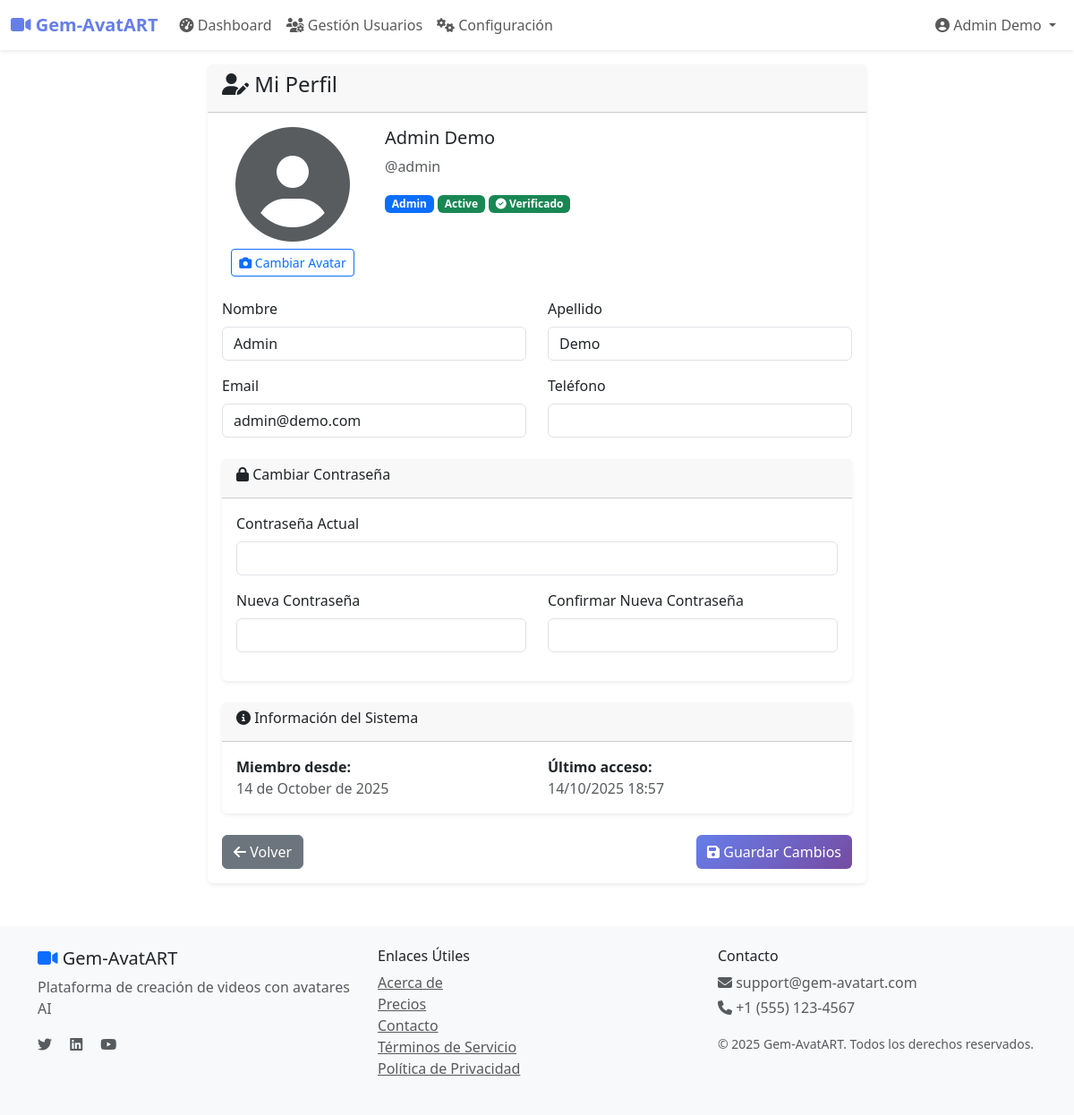
/user/profile (signed in), run on the app's committed database.
### app/models/user.py (models this page shows, shortened)
class User(UserMixin, db.Model):
    __tablename__ = 'users'
    id            = db.Column(db.Integer, primary_key = True)
    email         = db.Column(db.String(120), unique = True, nullable = False, index = True)
    username      = db.Column(db.String(80),  unique = True, nullable = False, index = True)
    password_hash = db.Column(db.String(128), nullable = False)
    first_name = db.Column(db.String(50), nullable = False)
    last_name  = db.Column(db.String(50), nullable = False)
    phone      = db.Column(db.String(20))
    avatar_url = db.Column(db.String(200))
    role        = db.Column(db.Enum(UserRole),   nullable = False, default = UserRole.FINAL_USER)
    status      = db.Column(db.Enum(UserStatus), nullable = False, default = UserStatus.PENDING)
    is_verified = db.Column(db.Boolean, default = False)
    country           = db.Column(db.String(100))
    city              = db.Column(db.String(100))
    professional_info = db.Column(db.Text)
    email_verified             = db.Column(db.Boolean, default=False)
    email_verification_token   = db.Column(db.String(100), unique=True, nullable=True)
    email_verification_sent_at = db.Column(db.DateTime, nullable=True)
    country           = db.Column(db.String(100))
    city              = db.Column(db.String(100))
    professional_info = db.Column(db.Text)
    email_verified             = db.Column(db.Boolean, default=False)
    email_verification_token   = db.Column(db.String(100), unique=True, nullable=True)
    email_verification_sent_at = db.Column(db.DateTime, nullable=True)
    created_at = db.Column(db.DateTime, default = datetime.utcnow)
    updated_at = db.Column(db.DateTime, default = datetime.utcnow, onupdate = datetime.utcnow)
    last_login = db.Column(db.DateTime)
    invited_by_id = db.Column(db.Integer, db.ForeignKey('users.id'), nullable = True)
    invited_by    = db.relationship('User', remote_side = [id], backref = 'invited_users')
    producer_profile = db.relationship('Producer', backref = 'user', uselist = False, cascade = 'all, delete-orphan')
    reels = db.relationship('Reel', foreign_keys = 'Reel.creator_id', backref = 'creator_user', lazy = 'dynamic')
    commissions_earned = db.relationship('Commission', backref = 'user', lazy='dynamic')
    @property
    def full_name(self):
        return f"{self.first_name} {self.last_name}"
    def is_admin(self):
        return self.role == UserRole.ADMIN
    def is_final_user(self):
        """
        Verifica si el usuario tiene rol de usuario final.

        Returns:
            bool: True si es usuario final, False en caso contrario

        Note:
            ✅ NUEVO - Reemplaza is_affiliate() según README
        """
        return self.role == UserRole.FINAL_USER
    is_affiliate = is_final_user
    def can_create_reels(self):
        return self.role in [UserRole.PRODUCER,
                             UserRole.SUBPRODUCER,
                             UserRole.FINAL_USER]

### app/routes/user.py (the view, shortened to what this page needs)
@user_bp.route('/profile', methods=['GET', 'POST'])
@login_required
def profile():
    form = ProfileForm()
    if request.method == 'GET':
        form.first_name.data = current_user.first_name
        form.last_name.data  = current_user.last_name
        form.email.data      = current_user.email
        form.phone.data      = current_user.phone
    return render_template('user/profile.html', form=form)

### app/routes/user.py
class ProfileForm(FlaskForm):
    first_name = StringField('Nombre'  , validators = [DataRequired(), Length(min=2, max=50)])
    last_name  = StringField('Apellido', validators = [DataRequired(), Length(min=2, max=50)])
    email      = StringField('Email'   , validators = [DataRequired(), Email()])
    phone      = StringField('Teléfono', validators = [Optional(), Length(max=20)])
    avatar     = FileField('Avatar'    , validators = [FileAllowed(['jpg', 'png', 'jpeg'], 'Solo imágenes!')])
    current_password = PasswordField('Contraseña Actual',          validators = [Optional()])
    new_password     = PasswordField('Nueva Contraseña' ,          validators = [Optional(), Length(min=6)])
    confirm_password = PasswordField('Confirmar Nueva Contraseña', validators = [EqualTo('new_password', message = 'Las contraseñas deben coincidir')])
    submit = SubmitField('Guardar Cambios')

### app/templates/user/profile.html (shortened to what this page needs)
{% extends "base.html" %}
{% block content %}
<div class="container">
    <div class="row">
        <div class="col-md-8 mx-auto">
            <div class="card">
                <div class="card-header">
                    <h4><i class="fas fa-user-edit"></i> Mi Perfil</h4>
                </div>
                <div class="card-body">
                    <form method="POST" enctype="multipart/form-data">
                        <div class="row mb-4">
                            <div class="col-md-3 text-center">
                                {% if current_user.avatar_url %}
                                    <img src="{{ current_user.avatar_url }}" class="img-fluid rounded-circle" style="max-width: 150px;" alt="Avatar">
                                {% else %}
                                    <i class="fas fa-user-circle fa-8x text-muted"></i>
                                {% endif %}
                                <div class="mt-2">
                                    <label for="avatar" class="btn btn-sm btn-outline-primary">
                                        <i class="fas fa-camera"></i> Cambiar Avatar
                                    </label>
                                </div>
                            </div>
                            <div class="col-md-9">
                                <h5>{{ current_user.full_name }}</h5>
                                <p class="text-muted">@{{ current_user.username }}</p>
                                <span class="badge bg-primary">{{ current_user.role.value.title() }}</span>
                                <span class="badge bg-{{ 'success' if current_user.status.value == 'active' else 'warning' }}">
                                    {{ current_user.status.value.title() }}
                                </span>
                                {% if current_user.is_verified %}
                                    <span class="badge bg-success"><i class="fas fa-check-circle"></i> Verificado</span>
                                {% endif %}
                            </div>
                        </div>
                        <div class="row mb-3">
                            <div class="col-md-6">
                                {{ form.first_name.label(class="form-label") }}
                                {{ form.first_name(class="form-control") }}
                            </div>
                            <div class="col-md-6">
                                {{ form.last_name.label(class="form-label") }}
                                {{ form.last_name(class="form-control") }}
                            </div>
                        </div>
                        <div class="row mb-3">
                            <div class="col-md-6">
                                {{ form.email.label(class="form-label") }}
                                {{ form.email(class="form-control") }}
                            </div>
                            <div class="col-md-6">
                                {{ form.phone.label(class="form-label") }}
                                {{ form.phone(class="form-control") }}
                            </div>
                        </div>
                        <div class="card mt-4">
                            <div class="card-header">
                                <h6><i class="fas fa-lock"></i> Cambiar Contraseña</h6>
                            </div>
                            <div class="card-body">
                                <div class="row mb-3">
                                    <div class="col-md-12">
                                        {{ form.current_password.label(class="form-label") }}
                                        {{ form.current_password(class="form-control") }}
                                    </div>
                                </div>
                                <div class="row mb-3">
                                    <div class="col-md-6">
                                        {{ form.new_password.label(class="form-label") }}
                                        {{ form.new_password(class="form-control") }}
                                    </div>
                                    <div class="col-md-6">
                                        {{ form.confirm_password.label(class="form-label") }}
                                        {{ form.confirm_password(class="form-control") }}
                                    </div>
                                </div>
                            </div>
                        </div>
                        <div class="card mt-4">
                            <div class="card-header">
                                <h6><i class="fas fa-info-circle"></i> Información del Sistema</h6>
                            </div>
                            <div class="card-body">
                                <div class="row">
                                    <div class="col-md-6">
                                        <strong>Miembro desde:</strong><br>
                                        <span class="text-muted">{{ current_user.created_at.strftime('%d de %B de %Y') }}</span>
                                    </div>
                                    <div class="col-md-6">
                                        {% if current_user.last_login %}
                                            <strong>Último acceso:</strong><br>
                                            <span class="text-muted">{{ current_user.last_login.strftime('%d/%m/%Y %H:%M') }}</span>
                                        {% endif %}
                                    </div>
                                </div>
                            </div>
                        </div>
                        <div class="d-flex justify-content-between mt-4">
                            <a href="{{ url_for('main.index') }}" class="btn btn-secondary">
                                <i class="fas fa-arrow-left"></i> Volver
                            </a>
                            <button type="submit" class="btn btn-primary">
                                <i class="fas fa-save"></i> Guardar Cambios
                            </button>
                        </div>
                    </form>
                </div>
            </div>
        </div>
    </div>
</div>
{% endblock %}

### app/templates/base.html (shortened to what this page needs)
<!DOCTYPE html>
<html lang="es">
<head>
    <link href="https://cdn.jsdelivr.net/npm/bootstrap@5.3.0/dist/css/bootstrap.min.css" rel="stylesheet">
    <link rel="stylesheet" href="https://cdnjs.cloudflare.com/ajax/libs/font-awesome/6.4.0/css/all.min.css">
</head>
<body>
    <nav class="navbar navbar-expand-lg navbar-light bg-white shadow-sm">
        <div class="container-fluid">
            <a class="navbar-brand" href="{{ url_for('main.index') }}">
                <i class="fas fa-video"></i> Gem-AvatART
            </a>
            <div class="collapse navbar-collapse" id="navbarNav">
                <ul class="navbar-nav me-auto">
                    {% if current_user.is_authenticated %}
                        <li class="nav-item">
                            <a class="nav-link" href="{{ url_for('main.dashboard') }}">
                                <i class="fas fa-tachometer-alt"></i> Dashboard
                            </a>
                        </li>
                        {% if current_user.is_admin() %}
                            <li class="nav-item">
                                <a class="nav-link" href="{{ url_for('admin.users') }}">
                                    <i class="fas fa-users-cog"></i> Gestión Usuarios
                                </a>
                            </li>
                            <li class="nav-item">
                                <a class="nav-link" href="{{ url_for('admin.dashboard') }}">
                                    <i class="fas fa-cogs"></i> Configuración
                                </a>
                            </li>
                        {% endif %}
                    {% endif %}
                </ul>
                <ul class="navbar-nav">
                    {% if current_user.is_authenticated %}
                        <li class="nav-item dropdown">
                            <a class="nav-link dropdown-toggle" href="#" id="navbarDropdown" role="button"
                               data-bs-toggle="dropdown" aria-expanded="false">
                                <i class="fas fa-user-circle"></i> {{ current_user.full_name or current_user.username }}
                            </a>
                        </li>
                    {% endif %}
                </ul>
            </div>
        </div>
    </nav>
    <main>
        {% block content %}{% endblock %}
    </main>
    <footer class="bg-light mt-5 py-4">
        <div class="container">
            <div class="row">
                <div class="col-md-4">
                    <h5><i class="fas fa-video text-primary"></i> Gem-AvatART</h5>
                    <p class="text-muted">Plataforma de creación de videos con avatares AI</p>
                    <div class="social-links">
                        <a href="#" class="text-muted me-3"><i class="fab fa-twitter"></i></a>
                        <a href="#" class="text-muted me-3"><i class="fab fa-linkedin"></i></a>
                        <a href="#" class="text-muted me-3"><i class="fab fa-youtube"></i></a>
                    </div>
                </div>
                <div class="col-md-4">
                    <h6>Enlaces Útiles</h6>
                    <ul class="list-unstyled">
                        <li><a href="{{ url_for('main.about') }}" class="text-muted">Acerca de</a></li>
                        <li><a href="{{ url_for('main.pricing') }}" class="text-muted">Precios</a></li>
                        <li><a href="{{ url_for('main.contact') }}" class="text-muted">Contacto</a></li>
                        <li><a href="#" class="text-muted">Términos de Servicio</a></li>
                        <li><a href="#" class="text-muted">Política de Privacidad</a></li>
                    </ul>
                </div>
                <div class="col-md-4">
                    <h6>Contacto</h6>
                    <p class="text-muted mb-1">
                        <i class="fas fa-envelope"></i> support@gem-avatart.com
                    </p>
                    <p class="text-muted mb-3">
                        <i class="fas fa-phone"></i> +1 (555) 123-4567
                    </p>
                    <small class="text-muted">
                        © 2025 Gem-AvatART. Todos los derechos reservados.
                    </small>
                </div>
            </div>
        </div>
    </footer>
</body>
</html>

### app/templates/base.html (style rules this page uses)
.navbar-brand { font-weight: bold; color: #667eea !important; }
.card { border: none; box-shadow: 0 0.125rem 0.25rem rgba(0, 0, 0, 0.075); transition: box-shadow 0.15s ease-in-out; }
.btn-primary { background: linear-gradient(135deg, #667eea 0%, #764ba2 100%); border: none; }

### data on the page
User: first_name+last_name "Admin Demo", full_name "Admin Demo", username "admin", role.value "Admin", status.value "Active", first_name "Admin", last_name "Demo", email "admin@demo.com", created_at "14 de October de 2025", last_login "14/10/2025 18:57"
